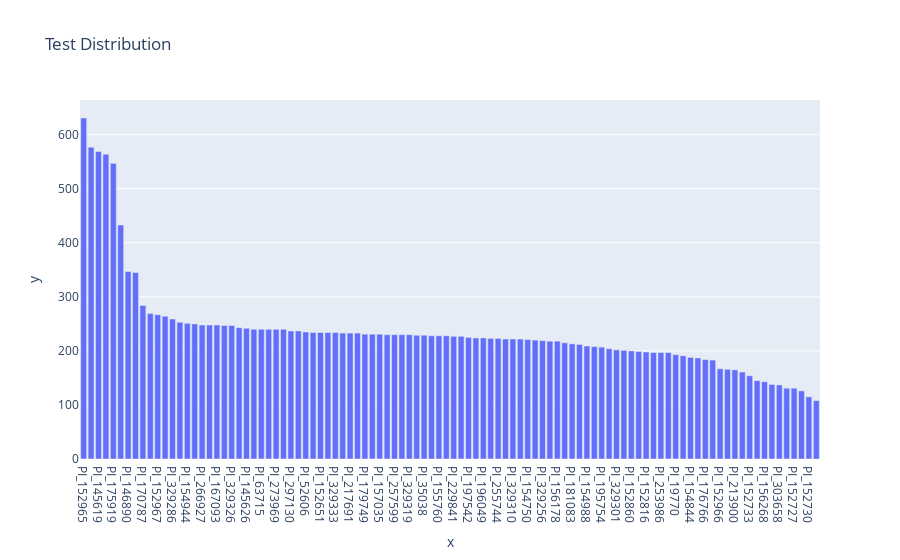
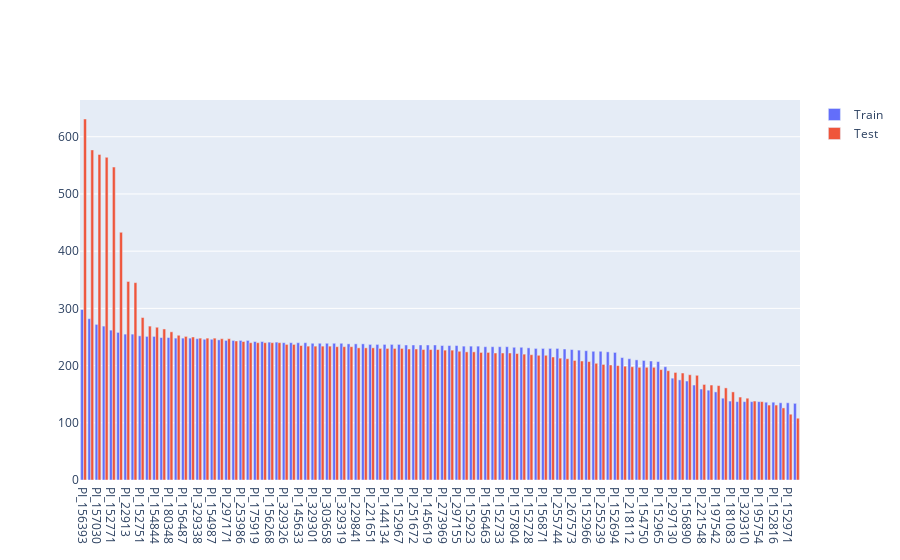

These figures' notebook cell, in order:
### Markdown cell above
Now We will Do eda on prediction of the test set.
First we will take our highest model score sub and check its distribution
Second we will take a lower model score sub and check its distribution

### Code cell
import plotly.graph_objects as go

test_df = pd.read_csv(
    '/home/mithil/PycharmProjects/Cultivar_FGVC9/submissions/tta/tf_efficientnetv2_m_896_cutmix_h_1(is896 7xTTa pseudo_label)__wo_out.csv')
test_distribution = test_df['cultivar'].value_counts().to_dict()
dict_test = {'x': list(test_distribution.keys()), 'y': list(test_distribution.values())}
fig = px.bar(dict_test, x='x', y='y', title='Test Distribution')
fig.show()
fig.write_html("/home/mithil/PycharmProjects/Cultivar_FGVC9/plots/test_distribution.html")

sorted(train_distribution.items())
sorted(test_distribution.items())
fig = go.Figure(data=[
    go.Bar(name='Train', x=list(train_distribution.keys()), y=list(train_distribution.values())),
    go.Bar(name='Test', x=list(train_distribution.keys()), y=list(test_distribution.values()))
])
# Change the bar mode
fig.update_layout(barmode='group')
fig.show()
fig.write_html("/home/mithil/PycharmProjects/Cultivar_FGVC9/plots/train_test_distribution.html")

#### Comparing our model train vs test distribution
#### We can see that it likes to predict more of the classes that are not highly represented in the test set

### Figure 1 — Plotly figure (JSON) as saved in the notebook; plotly's stock layout.template omitted (floating-point values rounded to 4 significant figures)
{"data": [{"alignmentgroup": "True", "hovertemplate": "x=%{x}<br>y=%{y}<extra></extra>", "legendgroup": "", "marker": {"color": "#636efa", "pattern": {"shape": ""}}, "name": "", "offsetgroup": "", "orientation": "v", "showlegend": false, "textposition": "auto", "x": ["PI_152965", "PI_196586", "PI_145619", "PI_92270", "PI_175919", "PI_156463", "PI_146890", "PI_329300", "PI_170787", "PI_180348", "PI_152967", "PI_276837", "PI_329286", "PI_297155", "PI_154944", "PI_156890", "PI_266927", "PI_156330", "PI_167093", "PI_152923", "PI_329326", "PI_155885", "PI_145626", "PI_181080", "PI_63715", "PI_273465", "PI_273969", "PI_152961", "PI_297130", "PI_145633", "PI_52606", "PI_157030", "PI_152651", "PI_251672", "PI_329333", "PI_152591", "PI_217691", "PI_154846", "PI_179749", "PI_267573", "PI_157035", "PI_153877", "PI_257599", "PI_196598", "PI_329319", "PI_329351", "PI_35038", "PI_22913", "PI_155760", "PI_221651", "PI_229841", "PI_155516", "PI_197542", "PI_221548", "PI_196049", "PI_156217", "PI_255744", "PI_154987", "PI_329310", "PI_255239", "PI_154750", "PI_329338", "PI_329256", "PI_157804", "PI_156178", "PI_152728", "PI_181083", "PI_152771", "PI_154988", "PI_152694", "PI_195754", "PI_152862", "PI_329301", "PI_302252", "PI_152860", "PI_257600", "PI_152816", "PI_156326", "PI_253986", "PI_152751", "PI_19770", "PI_144134", "PI_154844", "PI_152971", "PI_176766", "PI_196583", "PI_152966", "PI_218112", "PI_213900", "PI_152828", "PI_152733", "PI_156487", "PI_156268", "PI_156871", "PI_303658", "PI_156393", "PI_152727", "PI_297171", "PI_152730", "PI_329299"], "xaxis": "x", "y": [631, 577, 569, 564, 547, 433, 347, 345, 284, 269, 267, 264, 259, 253, 251, 250, 248, 248, 248, 247, 247, 243, 242, 240, 240, 240, 240, 240, 237, 237, 235, 234, 234, 234, 234, 233, 233, 233, 231, 231, 231, 230, 230, 230, 230, 229, 229, 228, 228, 228, 227, 227, 225, 224, 224, 223, 223, 222, 222, 222, 221, 220, 219, 218, 218, 215, 213, 212, 209, 208, 207, 204, 202, 201, 200, 199, 198, 197, 197, 197, 193, 191, 188, 187, 184, 183, 167, 166, 165, 161, 154, 145, 143, 138, 137, 131, 131, 126, 115, 108], "yaxis": "y", "type": "bar"}], "layout": {"xaxis": {"anchor": "y", "domain": [0.0, 1.0], "title": {"text": "x"}}, "yaxis": {"anchor": "x", "domain": [0.0, 1.0], "title": {"text": "y"}}, "legend": {"tracegroupgap": 0}, "title": {"text": "Test Distribution"}, "barmode": "relative"}}

### Figure 2 — Plotly figure (JSON) as saved in the notebook; plotly's stock layout.template omitted (floating-point values rounded to 4 significant figures)
{"data": [{"name": "Train", "x": ["PI_156393", "PI_155760", "PI_157030", "PI_329299", "PI_152771", "PI_52606", "PI_22913", "PI_152727", "PI_152751", "PI_154988", "PI_154844", "PI_176766", "PI_180348", "PI_156326", "PI_156487", "PI_153877", "PI_329338", "PI_266927", "PI_154987", "PI_156330", "PI_297171", "PI_170787", "PI_253986", "PI_329286", "PI_175919", "PI_152828", "PI_156268", "PI_152862", "PI_329326", "PI_155516", "PI_145633", "PI_329300", "PI_329301", "PI_276837", "PI_303658", "PI_329351", "PI_329319", "PI_302252", "PI_229841", "PI_152651", "PI_221651", "PI_156217", "PI_144134", "PI_154944", "PI_152967", "PI_329333", "PI_251672", "PI_152860", "PI_145619", "PI_167093", "PI_273969", "PI_146890", "PI_297155", "PI_217691", "PI_152923", "PI_92270", "PI_156463", "PI_273465", "PI_152733", "PI_63715", "PI_157804", "PI_154846", "PI_152728", "PI_152730", "PI_156871", "PI_19770", "PI_255744", "PI_257599", "PI_267573", "PI_157035", "PI_152966", "PI_196049", "PI_255239", "PI_35038", "PI_152694", "PI_156178", "PI_218112", "PI_179749", "PI_154750", "PI_196586", "PI_152965", "PI_196598", "PI_297130", "PI_329256", "PI_156890", "PI_196583", "PI_221548", "PI_145626", "PI_197542", "PI_152591", "PI_181083", "PI_155885", "PI_329310", "PI_152961", "PI_195754", "PI_181080", "PI_152816", "PI_213900", "PI_152971", "PI_257600"], "y": [298, 282, 272, 269, 262, 258, 255, 255, 252, 251, 251, 249, 249, 248, 248, 248, 247, 246, 246, 245, 244, 244, 244, 244, 242, 242, 241, 241, 240, 240, 240, 240, 239, 239, 239, 239, 239, 238, 238, 238, 237, 237, 237, 237, 237, 236, 236, 236, 236, 236, 235, 235, 235, 234, 234, 234, 233, 233, 233, 233, 232, 232, 231, 230, 230, 230, 230, 229, 228, 227, 226, 225, 225, 224, 223, 214, 212, 210, 209, 208, 207, 198, 178, 175, 173, 166, 159, 157, 154, 143, 138, 137, 137, 137, 137, 136, 136, 135, 135, 134], "type": "bar"}, {"name": "Test", "x": ["PI_156393", "PI_155760", "PI_157030", "PI_329299", "PI_152771", "PI_52606", "PI_22913", "PI_152727", "PI_152751", "PI_154988", "PI_154844", "PI_176766", "PI_180348", "PI_156326", "PI_156487", "PI_153877", "PI_329338", "PI_266927", "PI_154987", "PI_156330", "PI_297171", "PI_170787", "PI_253986", "PI_329286", "PI_175919", "PI_152828", "PI_156268", "PI_152862", "PI_329326", "PI_155516", "PI_145633", "PI_329300", "PI_329301", "PI_276837", "PI_303658", "PI_329351", "PI_329319", "PI_302252", "PI_229841", "PI_152651", "PI_221651", "PI_156217", "PI_144134", "PI_154944", "PI_152967", "PI_329333", "PI_251672", "PI_152860", "PI_145619", "PI_167093", "PI_273969", "PI_146890", "PI_297155", "PI_217691", "PI_152923", "PI_92270", "PI_156463", "PI_273465", "PI_152733", "PI_63715", "PI_157804", "PI_154846", "PI_152728", "PI_152730", "PI_156871", "PI_19770", "PI_255744", "PI_257599", "PI_267573", "PI_157035", "PI_152966", "PI_196049", "PI_255239", "PI_35038", "PI_152694", "PI_156178", "PI_218112", "PI_179749", "PI_154750", "PI_196586", "PI_152965", "PI_196598", "PI_297130", "PI_329256", "PI_156890", "PI_196583", "PI_221548", "PI_145626", "PI_197542", "PI_152591", "PI_181083", "PI_155885", "PI_329310", "PI_152961", "PI_195754", "PI_181080", "PI_152816", "PI_213900", "PI_152971", "PI_257600"], "y": [631, 577, 569, 564, 547, 433, 347, 345, 284, 269, 267, 264, 259, 253, 251, 250, 248, 248, 248, 247, 247, 243, 242, 240, 240, 240, 240, 240, 237, 237, 235, 234, 234, 234, 234, 233, 233, 233, 231, 231, 231, 230, 230, 230, 230, 229, 229, 228, 228, 228, 227, 227, 225, 224, 224, 223, 223, 222, 222, 222, 221, 220, 219, 218, 218, 215, 213, 212, 209, 208, 207, 204, 202, 201, 200, 199, 198, 197, 197, 197, 193, 191, 188, 187, 184, 183, 167, 166, 165, 161, 154, 145, 143, 138, 137, 131, 131, 126, 115, 108], "type": "bar"}], "layout": {"barmode": "group"}}
